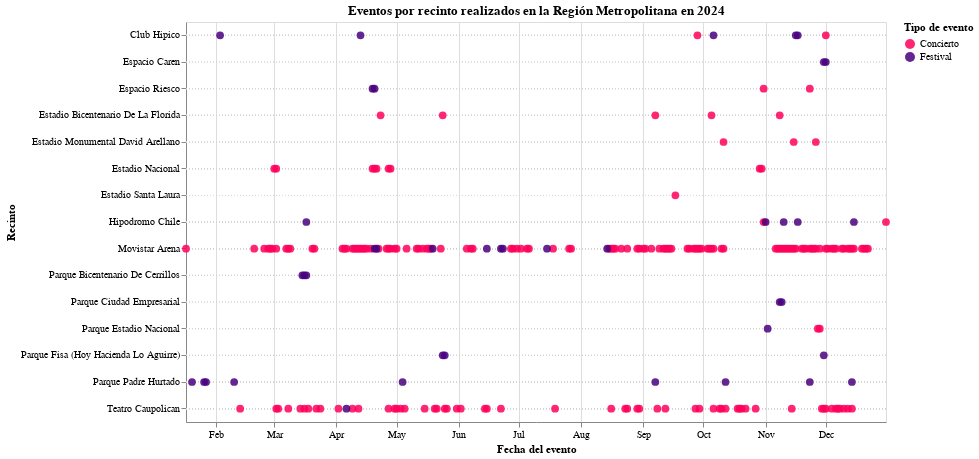

The code cell stored with this chart in its notebook:
### Code cell
import numpy as np
import pandas as pd
from urllib import request
import json
import altair as alt

conciertos = pd.read_csv('/content/drive/MyDrive/concierto_database_limpia_2.csv', delimiter=';')
conciertos['Fecha'] = pd.to_datetime(conciertos['Fecha'], format='%d-%m-%Y', errors='coerce')
conciertos = conciertos[conciertos['Cancelado'] != 1]
conciertos['Tipo_evento'] = 'Concierto'

# --- LEER Y PREPARAR FESTIVALES ---
festivales = pd.read_csv('/content/drive/MyDrive/Festivales_database_limpia_oficial_gonzalez.csv', delimiter=';')
festivales['Fecha'] = pd.to_datetime(festivales['Fecha'], format='%d-%m-%Y', errors='coerce')
cancelaciones = [
    'Si. La productora aseguró que hubo problemas logísticos imprevistos',
    'Si. Noix Entertainment afirmo en un comunicado que no fue capaz de cumplir con los estandares necesarios',
    'Si. Iguana Producciones comunico que se debio a circunstancias ajenas a Chile',
    'Si. Fue suspendido por un imprevisto que no fue precisado',
    'Si. Se cancelo por baja venta de entradas',
    'Si. Spider Prod declaro que no iban a lograr brindar lo prometido'
]
festivales = festivales[~festivales['Cancelado'].isin(cancelaciones)].copy()
festivales['Tipo_evento'] = 'Festival'


# --- NORMALIZAR CAMPOS CLAVE ---
columnas_necesarias = ['Fecha', 'Artista', 'Festival', 'Concierto', 'Recinto', 'Tipo_evento']
for col in columnas_necesarias:
    if col not in conciertos.columns:
        conciertos[col] = np.nan
    if col not in festivales.columns:
        festivales[col] = np.nan

# --- UNIFICAR EVENTOS ---
eventos = pd.concat([conciertos, festivales], ignore_index=True)

# --- UNIFICAR Y LIMPIAR RECINTOS ---
def unificar_recinto(r):
    if pd.isna(r):
        return r
    r = r.strip().lower()
    if 'parque estadio nacional' in r:
        return 'Parque Estadio Nacional'
    return r.title()

eventos['Recinto'] = eventos['Recinto'].apply(unificar_recinto)

# FECHA EN ESPAÑOL
meses_es = {
    1: 'Enero', 2: 'Febrero', 3: 'Marzo', 4: 'Abril',
    5: 'Mayo', 6: 'Junio', 7: 'Julio', 8: 'Agosto',
    9: 'Septiembre', 10: 'Octubre', 11: 'Noviembre', 12: 'Diciembre'
}
eventos['Fecha_str'] = eventos['Fecha'].dt.day.astype(str) + ' de ' + \
                       eventos['Fecha'].dt.month.map(meses_es) + ' de ' + \
                       eventos['Fecha'].dt.year.astype(str)

#  UNIFICAR NOMBRE DEL EVENTO
eventos['Nombre_evento'] = eventos['Festival'].combine_first(eventos['Concierto'])

# FESTIVALES: AGRUPAR ARTISTAS POR FECHA Y RECINTO
artistas_por_evento = eventos.groupby(['Fecha', 'Recinto'])['Artista'].apply(lambda x: ', '.join(sorted(x.dropna().unique()))).reset_index()
artistas_por_evento.rename(columns={'Artista': 'Artistas_del_dia'}, inplace=True)
eventos = pd.merge(eventos, artistas_por_evento, on=['Fecha', 'Recinto'], how='left')

# ELIMINAR DUPLICADOS FECHA Y RECINTO
eventos = eventos.drop_duplicates(subset=['Fecha', 'Recinto'])

# --- y_random solo para eventos (no días vacíos) ---
np.random.seed(42)
eventos['y_random'] = np.random.uniform(0, 1, size=len(eventos))

# --- FECHA EN TEXTO ESPAÑOL ---
meses_es = {
    1: 'Enero', 2: 'Febrero', 3: 'Marzo', 4: 'Abril',
    5: 'Mayo', 6: 'Junio', 7: 'Julio', 8: 'Agosto',
    9: 'Septiembre', 10: 'Octubre', 11: 'Noviembre', 12: 'Diciembre'
}
eventos['Fecha_str'] = eventos['Fecha'].dt.day.astype(str) + ' de ' + \
                       eventos['Fecha'].dt.month.map(meses_es) + ' de ' + \
                       eventos['Fecha'].dt.year.astype(str)

# --- AGRUPAR ARTISTAS SI HAY VARIOS POR FECHA Y RECINTO ---
eventos['Nombre_evento'] = eventos['Festival'].combine_first(eventos['Concierto'])
artistas_por_evento = eventos.groupby(['Fecha', 'Recinto'])['Artista'].apply(lambda x: ', '.join(sorted(x.dropna().unique()))).reset_index()
eventos = pd.merge(eventos, artistas_por_evento, on=['Fecha', 'Recinto'], how='left')
eventos = eventos.drop_duplicates(subset=['Fecha', 'Recinto'])

# --- LOCALIZACIÓN ALTAR EN ESPAÑOL ---
with request.urlopen('https://raw.githubusercontent.com/d3/d3-format/master/locale/es-MX.json') as f:
    de_format = json.load(f)
with request.urlopen('https://raw.githubusercontent.com/d3/d3-time-format/master/locale/es-MX.json') as f:
    de_time_format = json.load(f)
alt.renderers.set_embed_options(formatLocale=de_format, timeFormatLocale=de_time_format)

total_conciertos = eventos[eventos['Tipo_evento'] == 'Concierto'].shape[0]
total_festivales = eventos[eventos['Tipo_evento'] == 'Festival'].shape[0]
print (f'Eventos por recinto realizados en la Región Metropolitana en 2024\n({total_conciertos} conciertos y {total_festivales} festivales)')


# Crear el gráfico principal
puntos = alt.Chart(eventos).mark_circle(size=60, opacity=0.85).encode(
    x=alt.X('Fecha:T',
            title='Fecha del evento',
            axis=alt.Axis(format='%b', tickCount='month')),
    y=alt.Y('Recinto:N', title='Recinto'),
    color=alt.Color('Tipo_evento:N',
                    scale=alt.Scale(domain=['Concierto', 'Festival'],
                                    range=['#FF005B',
                     '#49007E']),
                    legend=alt.Legend(title='Tipo de evento')),
    tooltip=[
        alt.Tooltip('Tipo_evento:N', title='Tipo'),
        alt.Tooltip('Nombre_evento:N', title='Evento'),
        alt.Tooltip('Recinto:N', title='Recinto'),
        alt.Tooltip('Fecha:T', title='Fecha')
    ]
)

# Crear líneas horizontales por cada recinto
lineas = alt.Chart(eventos).mark_rule(strokeDash=[1,2], color='lightgray').encode(
    y=alt.Y('Recinto:N')
)

# Combinar
chart_con_lineas = (lineas + puntos).properties(
    width=700,
    height=400,
    title='Eventos por recinto realizados en la Región Metropolitana en 2024'
).interactive()

chart_con_lineas

### Figure 1 — Vega-Lite specification as saved in the notebook (floating-point values rounded to 4 significant figures; data arrays with more than 128 entries replaced by an {"elided": "..."} marker saying what was removed)
{"config": {"view": {"continuousWidth": 300, "continuousHeight": 300}}, "layer": [{"mark": {"type": "rule", "color": "lightgray", "strokeDash": [1, 2]}, "encoding": {"y": {"field": "Recinto", "type": "nominal"}}, "name": "view_1"}, {"mark": {"type": "circle", "opacity": 0.85, "size": 60}, "encoding": {"color": {"field": "Tipo_evento", "legend": {"title": "Tipo de evento"}, "scale": {"domain": ["Concierto", "Festival"], "range": ["#FF005B", "#49007E"]}, "type": "nominal"}, "tooltip": [{"field": "Tipo_evento", "title": "Tipo", "type": "nominal"}, {"field": "Nombre_evento", "title": "Evento", "type": "nominal"}, {"field": "Recinto", "title": "Recinto", "type": "nominal"}, {"field": "Fecha", "title": "Fecha", "type": "temporal"}], "x": {"axis": {"format": "%b", "tickCount": "month"}, "field": "Fecha", "title": "Fecha del evento", "type": "temporal"}, "y": {"field": "Recinto", "title": "Recinto", "type": "nominal"}}}], "data": {"name": "data-ee8ebe7195488cea59380c18b717a5b3"}, "height": 400, "params": [{"name": "param_1", "select": {"type": "interval", "encodings": ["x", "y"]}, "bind": "scales", "views": ["view_1"]}], "title": "Eventos por recinto realizados en la Región Metropolitana en 2024", "width": 700, "$schema": "https://vega.github.io/schema/vega-lite/v5.20.1.json", "datasets": {"data-ee8ebe7195488cea59380c18b717a5b3": {"elided": "238 records"}}}
